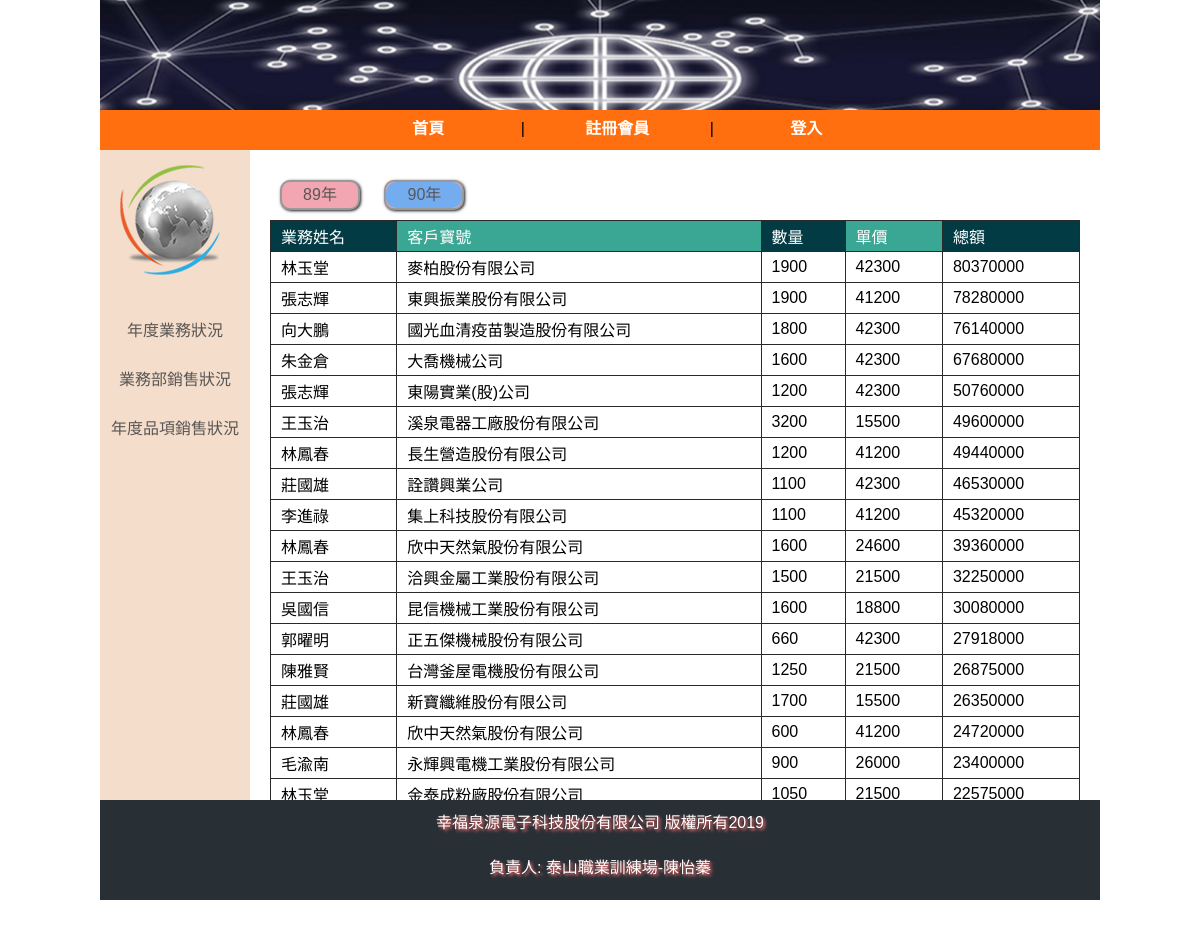
Page /index.php?do=content&repo=items on the committed database.
### tables this page shows
CREATE TABLE `customer` (
  `id` int(10) UNSIGNED NOT NULL,
  `客戶寶號` varchar(14) DEFAULT NULL,
  `客戶代號` varchar(5) DEFAULT NULL,
  `縣市` varchar(3) DEFAULT NULL,
  `地址` varchar(18) DEFAULT NULL,
  `郵遞區號` int(3) DEFAULT NULL,
  `聯絡人` varchar(3) DEFAULT NULL,
  `職稱` varchar(4) DEFAULT NULL,
  `電話` varchar(10) DEFAULT NULL,
  `行業別` varchar(2) DEFAULT NULL,
  `統一編號` int(8) DEFAULT NULL
);

CREATE TABLE `sales2` (
  `id` int(10) UNSIGNED NOT NULL,
  `客戶代號` varchar(5) DEFAULT NULL,
  `業務姓名` varchar(3) DEFAULT NULL,
  `產品代號` varchar(10) DEFAULT NULL,
  `數量` int(4) DEFAULT NULL,
  `交易年` int(2) DEFAULT NULL,
  `交易月` int(2) DEFAULT NULL
);

CREATE TABLE `product` (
  `id` int(10) UNSIGNED NOT NULL,
  `產品名稱` varchar(30) DEFAULT NULL,
  `產品代號` varchar(10) DEFAULT NULL,
  `單價` int(5) DEFAULT NULL,
  `成本` int(5) DEFAULT NULL
);

### item_sales.php (the view)
<?php
  $year=(!empty($_GET['year']))?$_GET['year']:90;
  $salesSQL="SELECT
	`sales2`.`業務姓名`,
    `customer`.`客戶寶號`,
    `sales2`.`數量`,
    `product`.`單價`,
    (`sales2`.`數量`*`product`.`單價`) AS `總額`
FROM
	`customer`,
    `sales2`,
    `product`
WHERE
	`customer`.`客戶代號`=`sales2`.`客戶代號` &&
    `sales2`.`產品代號`=`product`.`產品代號` &&
    (`sales2`.`數量`*`product`.`單價`)>=10000000 &&
    `sales2`.`交易年`='$year'
ORDER BY
	`總額` DESC,
    `product`.`單價` DESC,
    `sales2`.`數量` DESC,
    CONVERT(`sales2`.`業務姓名` using big5) ASC";
$sales=$pdo->query($salesSQL)->fetchAll();
?>
<ul class="btn">
  <li><a href="?do=content&repo=items&year=89" class="<?=($year==89)?'active':'';?>">89年</a></li>
  <li><a href="?do=content&repo=items&year=90" class="<?=($year==90)?'active':'';?>">90年</a></li>
</ul>
<table class="table">
  <tr>
    <td class="ti1">業務姓名</td>
    <td class="ti2">客戶寶號</td>
    <td class="ti1">數量</td>
    <td class="ti2">單價</td>
    <td class="ti1">總額</td>
  </tr>
<?php
  foreach($sales as $emp){
    echo "<tr>";
    echo "  <td>".$emp['業務姓名']."</td>";
    echo "  <td>".$emp['客戶寶號']."</td>";
    echo "  <td>".$emp['數量']."</td>";
    echo "  <td>".$emp['單價']."</td>";
    echo "  <td>".$emp['總額']."</td>";
    echo "</tr>";
  }
?>
</table>

### index.php (shortened to what this page needs)
<!DOCTYPE html>
<html lang="en">
<head>
  <link rel="stylesheet" href="style.css">
</head>
<body>
<?php
    if(!empty($_GET['do'])){
      $do=$_GET['do'];
    }else{
      $do="content";
    }
?>
<div class="wrap">
  <div id="header">
    <div id="banner"></div>
    <?php include_once "header.php" ;?>
  </div>
    <?php include "sidebar.php" ;?>
  <div id="content">
  <?php
    switch($do){
      case "content":
        include "content.php";
      break;
    }
    ?>
  </div>
  <?php include "footer.php" ;?>
</div>
</body>
</html>

### header.php (shortened to what this page needs)
<div id="header">
      <ul class="nav">
        <li><a href="index.php">首頁</a></li>
        <li>|</li>
        <li><a href="index.php?do=reg">註冊會員</a></li>
        <li>|</li>
        <?php
        if(!empty($_SESSION['login'])){
          echo "<li><a href='logout.php'>登出</a></li>";
        }else{
          echo "<li><a href='index.php?do=login'>登入</a></li>";
        }
      ?>
      </ul>
    </div>

### sidebar.php (shortened to what this page needs)
<?php
switch($do){
  case "login":
  case "reg":
  case "member":
  case "content":
?>
<div id="sidebar">
  <a href="index.php" target="_top">
    <img src="./asset/earth.png" alt="幸福泉源-回首頁" title="幸福泉源-回首頁" id="tp1"></a>
      <ul class="menu">
      <li>&nbsp</li>
      <li><a href="index.php?do=content&repo=items">年度業務狀況</a></li>
      <li><a href="index.php?do=content&repo=sales">業務部銷售狀況</a></li>
      <li><a href="index.php?do=content&repo=season">年度品項銷售狀況</a></li>
    </ul>
  </div>
<?php
  break;
  ?>
  <?php
}
?>

### content.php (shortened to what this page needs)
<?php
if(!empty($_GET['repo'])){
  switch($_GET['repo']){
    case "items":
      include "item_sales.php";
    break;
  }
}
?>
<body>

### footer.php
<div id="footer">
幸福泉源電子科技股份有限公司 版權所有2019
<div>負責人: 泰山職業訓練場-陳怡蓁</div>
</div>

### style.css (style rules this page uses)
* { box-sizing: border-box; font-size:16px; font-family: "微軟正黑體",Arial, Helvetica, sans-serif; padding:0; margin:0; }
html { width:100%; height:100%; }
body { background-image:url("asset/bag.jpg"); background-repeat:no-repeat; margin:0px; padding:0px; width:100vw; height:120vh; }
.wrap { width:1000px; height:900px; margin:auto; }
ul { list-style-type: none; }
#header { width:100%; height:150px; position: relative; }
#sidebar { width:150px; height:calc(100% - 150px - 100px); float:left; background:rgba(238, 200, 170, 0.616); }
#tp1 { background-position:center; padding-left:20px; padding-top:15px; }
#content { width:calc(100% - 150px); height:calc(100% - 150px - 100px); float:left; padding:20px; overflow: auto; }
#footer { clear:left; width:100%; height:100px; background-color: #283036; background-position: center; line-height: 45px; text-align: center; text-shadow: rgb(255, 108, 108) 2PX 2PX 3PX; color:rgb(255, 255, 255); }
#banner { background-image:url("./asset/header.png"); background-size: cover; background-clip: border-box; background-position: center; width:100%; height:100%; position: absolute; z-index:0; }
.nav { position: absolute; z-index:2; bottom:0; width:100%; height:40PX; background:rgb(255, 111, 15); }
.nav li { display:inline-block; width:90px; text-align:center; }
.nav li a { text-decoration:none; color:rgb(255, 255, 255); font-weight: bolder; height:100%; padding:5px 0; display:block; }
.menu li { width:100%; text-align:center; margin:5px auto; }
.menu li a { text-decoration: none; display:block; padding:10px 0; }
.table { border-collapse: collapse; width:100%; }
.table td { padding:3px 10px; border:1px solid rgb(40, 41, 41); }
.ti1 { background-color: rgb(3, 59, 68); color:rgb(255, 255, 255); }
.ti2 { background-color: rgb(58, 167, 148); color:rgb(255, 255, 255); }
.btn li { display:inline-block; margin:10px 10px; width:80px; height:30px; line-height:26px; border-radius:10px; border:2px solid rgb(153, 153, 153); box-shadow:1px 1px 3px rgb(26, 25, 25); text-align:center; vertical-align:middle; background-color:rgb(241, 166, 178); }
.btn li .active { background:rgb(115, 173, 240); border-radius:10px; }
.btn li a { text-decoration:none; display:block; }
a { color:rgb(90, 86, 85); }

### rows in the picture
customer: sales2.業務姓名 "林玉堂", 客戶寶號 "麥柏股份有限公司", sales2.數量 "1900", product.單價 "42300", 總額 "80370000"
customer: sales2.業務姓名 "張志輝", 客戶寶號 "東興振業股份有限公司", sales2.數量 "1900", product.單價 "41200", 總額 "78280000"
customer: sales2.業務姓名 "向大鵬", 客戶寶號 "國光血清疫苗製造股份有限公司", sales2.數量 "1800", product.單價 "42300", 總額 "76140000"
customer: sales2.業務姓名 "朱金倉", 客戶寶號 "大喬機械公司", sales2.數量 "1600", product.單價 "42300", 總額 "67680000"
customer: sales2.業務姓名 "張志輝", 客戶寶號 "東陽實業(股)公司", sales2.數量 "1200", product.單價 "42300", 總額 "50760000"
customer: sales2.業務姓名 "王玉治", 客戶寶號 "溪泉電器工廠股份有限公司", sales2.數量 "3200", product.單價 "15500", 總額 "49600000"
customer: sales2.業務姓名 "林鳳春", 客戶寶號 "長生營造股份有限公司", sales2.數量 "1200", product.單價 "41200", 總額 "49440000"
customer: sales2.業務姓名 "莊國雄", 客戶寶號 "詮讚興業公司", sales2.數量 "1100", product.單價 "42300", 總額 "46530000"
customer: sales2.業務姓名 "李進祿", 客戶寶號 "集上科技股份有限公司", sales2.數量 "1100", product.單價 "41200", 總額 "45320000"
customer: sales2.業務姓名 "林鳳春", 客戶寶號 "欣中天然氣股份有限公司", sales2.數量 "1600", product.單價 "24600", 總額 "39360000", sales2.數量 "600", product.單價 "41200", 總額 "24720000"
customer: sales2.業務姓名 "王玉治", 客戶寶號 "洽興金屬工業股份有限公司", sales2.數量 "1500", product.單價 "21500", 總額 "32250000"
customer: sales2.業務姓名 "吳國信", 客戶寶號 "昆信機械工業股份有限公司", sales2.數量 "1600", product.單價 "18800", 總額 "30080000"
customer: sales2.業務姓名 "郭曜明", 客戶寶號 "正五傑機械股份有限公司", sales2.數量 "660", product.單價 "42300", 總額 "27918000"
customer: sales2.業務姓名 "陳雅賢", 客戶寶號 "台灣釜屋電機股份有限公司", sales2.數量 "1250", product.單價 "21500", 總額 "26875000"
customer: sales2.業務姓名 "莊國雄", 客戶寶號 "新寶纖維股份有限公司", sales2.數量 "1700", product.單價 "15500", 總額 "26350000"
customer: sales2.業務姓名 "毛渝南", 客戶寶號 "永輝興電機工業股份有限公司", sales2.數量 "900", product.單價 "26000", 總額 "23400000"
customer: sales2.業務姓名 "林玉堂", 客戶寶號 "金泰成粉廠股份有限公司", sales2.數量 "1050", product.單價 "21500", 總額 "22575000"
